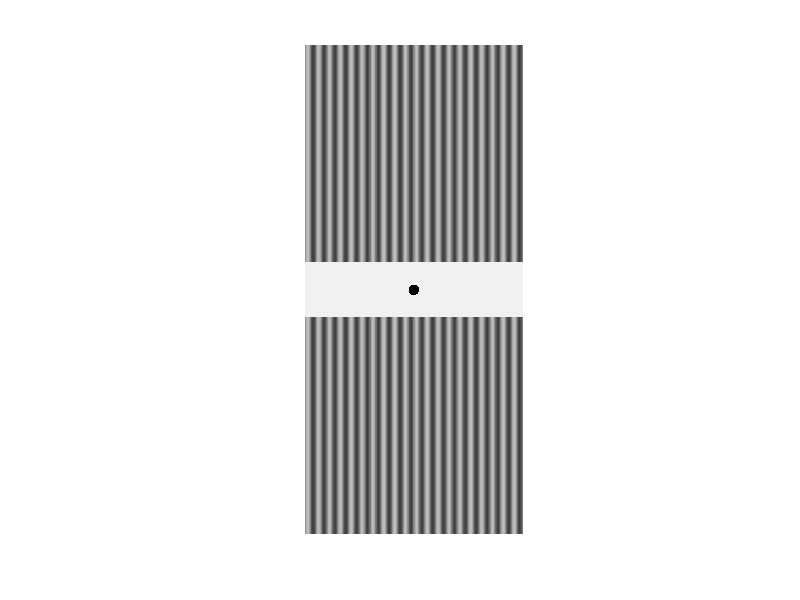
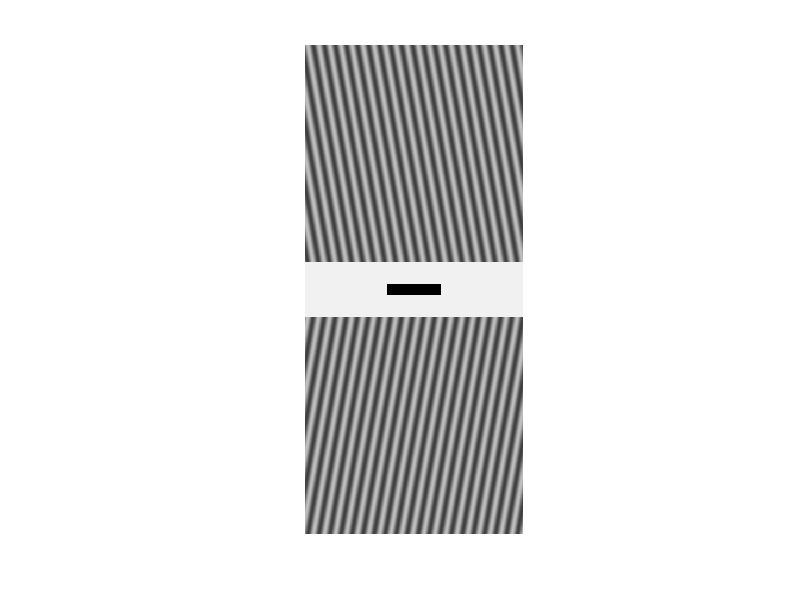
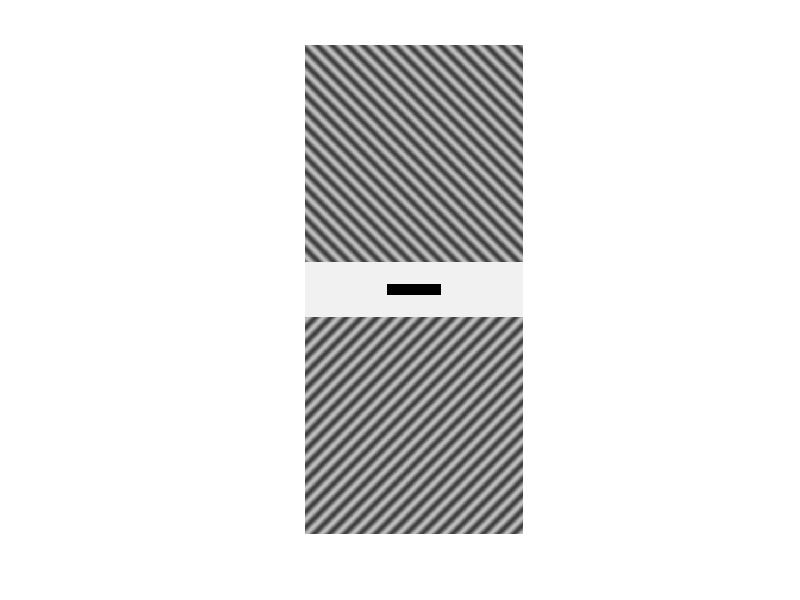

The MATLAB script that drew these images, in order:
clear; close all;
clear; close all;
C = 0.5; % コントラスト（今回は0.5）
f = 0.05; % 空間周波数（今回は0.05）
d1 = (-1/6)*(1/3)*pi; % 10度
d2 = (1/4)*pi; % 45度
d0 = (0)*pi;
L_0 = 128;
height = 400;
width = 400;
L_p10 = zeros(height,width);
L_n10 = zeros(height,width);
L_p45 = zeros(height,width);
L_n45 = zeros(height,width);
L = zeros(height,width);


for x = 1:width
    for y = 1:height
        L_p10(y,x) = L_0 * (1 + C * sin(2 * pi * f*(y*sin(d1)+x*cos(d1))));
        L_n10(y,x) = L_0 * (1 + C * sin(2 * pi * f*(y*sin(-1*d1)+x*cos(-1*d1))));
        L_p45(y,x) = L_0 * (1 + C * sin(2 * pi * f*(y*sin(d2)+x*cos(d2))));
        L_n45(y,x) = L_0 * (1 + C * sin(2 * pi * f*(y*sin(-1*d2)+x*cos(-1*d2))));
        L(y,x) = L_0 * (1 + C * sin(2 * pi * f*(y*sin(d0)+x*cos(d0))));
    end
end

[w, h] = meshgrid(-199:200, 50:-1:-49);
Y2 = 255*0.95;
cir = (w.^2 + h.^2 >= 10.^2)*Y2;


dg_90 = [L; cir; L];
fig90 = figure;
colormap(gray(256));
image(dg_90);
axis off;
axis image;

rct = ones(100,400);
rct = rct * Y2;
rct(50-9:50+10,200-49:200+50)=0;

dg_10 = [L_p10; rct; L_n10];
fig10 = figure;
colormap(gray(256));
image(dg_10);
axis off;
axis image;

dg_45 = [L_n45; rct; L_p45];
fig45 = figure;
colormap(gray(256));
image(dg_45);
axis off;
axis image;

% close all;

set(fig10, "position",get(0,"ScreenSize"));
pause(10);
close();
set(fig90, "position",get(0,"ScreenSize"));
close();
pause(5);
set(fig45, "position",get(0,"ScreenSize"));
pause(10);
close();
set(fig90, "position",get(0,"ScreenSize"));
close();